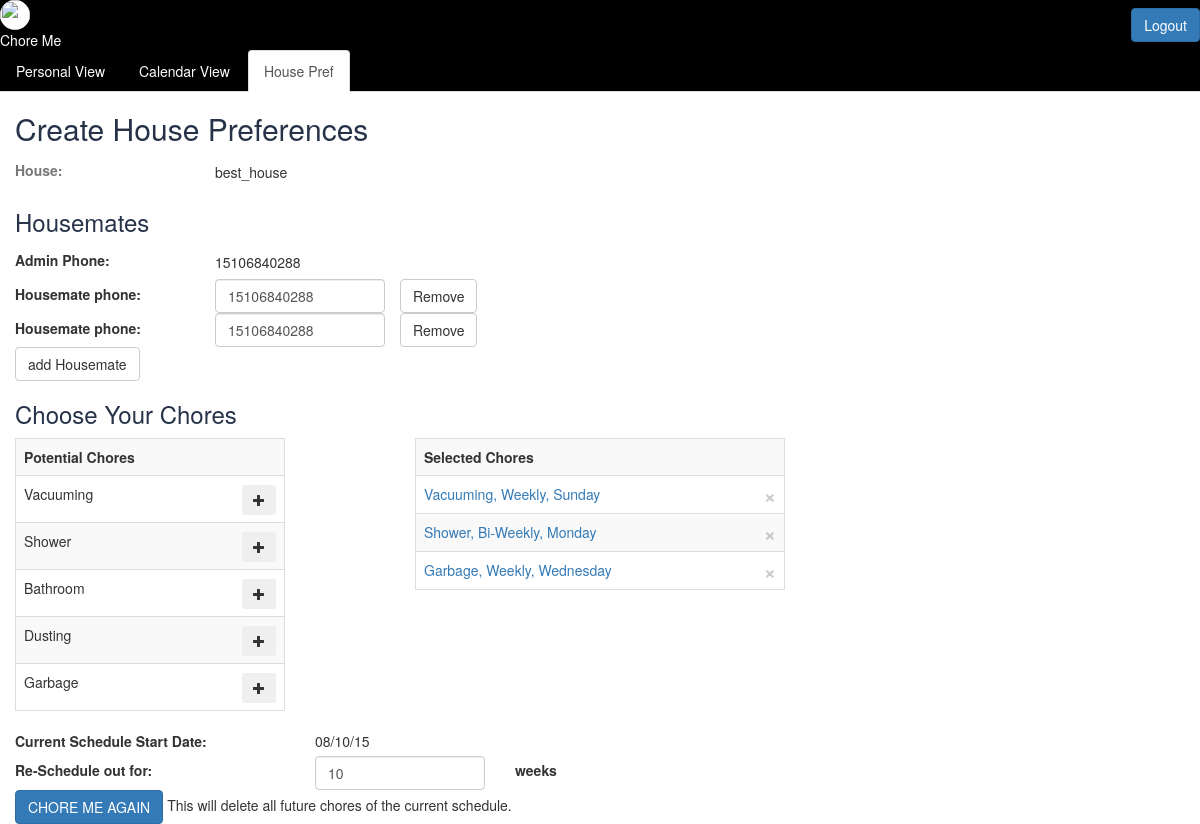
Page /create_house_pref (signed in) on the committed database.
### model.py (models this page shows, shortened)
class House(db.Model):
    __tablename__ = "house"
    id = db.Column(db.Integer, primary_key=True, autoincrement=True)
    name = db.Column(db.String(64), nullable=False, unique=True)
    start_date = db.Column(db.DateTime, nullable=False, default=datetime.now())
    num_weeks = db.Column(db.Integer, nullable=False)

class User(db.Model):
    __tablename__ = "user"
    id = db.Column(db.Integer, primary_key=True, autoincrement=True)
    house_id = db.Column(db.Integer, db.ForeignKey('house.id'), nullable=True)
    username = db.Column(db.String(64), nullable=True, unique=True)
    password = db.Column(db.String(64), nullable=True)
    phone = db.Column(db.String(12), nullable=False)
    is_admin = db.Column(db.Boolean, nullable=False, default=False)
    house = db.relationship("House",
                           backref=db.backref("users", order_by=id))

class Chore(db.Model):
    __tablename__ = "chore"
    id = db.Column(db.Integer, primary_key=True, autoincrement=True)
    name = db.Column(db.String(64), nullable=False)
    icon = db.Column(db.String(500), nullable=True)  #500 limit in case i want to do img urls and they are long

class HouseChore(db.Model):
    __tablename__ = "house_chore"
    id = db.Column(db.Integer, primary_key=True, autoincrement=True)
    house_id = db.Column(db.Integer, db.ForeignKey('house.id'), nullable=True)
    chore_id = db.Column(db.Integer, db.ForeignKey('chore.id'), nullable=False)
    day = db.Column(db.String(9), nullable=False)
    week_freq = db.Column(db.Integer, nullable=False)
    house = db.relationship("House",
                           backref=db.backref("house_chores", order_by=id))
    chore = db.relationship("Chore",
                           backref=db.backref("house_chores", order_by=id))

### server.py (the view)
@app.route("/create_house_pref", methods=['POST','GET'])
def create_house_pref():
    chore_objs = Chore.query.all()
    admin_phone = User.query.get(session['user_id']).phone
    try:
        session["house_id"]
        house_name = House.query.get(session["house_id"]).name
        admin_phone = User.query.filter(User.house_id==session['house_id'], User.is_admin==1).one().phone
        housemates_list = User.query.filter(User.house_id==session['house_id'], User.is_admin==0).all()
        housechores_list = HouseChore.query.filter(HouseChore.house_id==session['house_id']).all()
        house_start_date = House.query.get(session["house_id"]).start_date
        house_num_weeks = House.query.get(session["house_id"]).num_weeks
        return render_template('create_house_pref.html', chore_objs=chore_objs,
                                                         house_name=house_name,
                                                         admin_phone=admin_phone,
                                                         housemates_list=housemates_list,
                                                         housechores_list=housechores_list,
                                                         house_start_date=datetime.datetime.strftime(house_start_date, "%m/%d/%y"),
                                                         house_num_weeks=house_num_weeks
                                                         )
    except KeyError:
        pass
    except TypeError:
        pass
    return render_template('create_house_pref.html', chore_objs=chore_objs,
                                                     admin_phone=admin_phone)

### templates/create_house_pref.html (shortened to what this page needs)
{% extends 'base.html' %}
{% block content %}
	<form method="POST" name="house_pref_form" id="house_pref_form" class="form-signin">
		<h2 class="form-signin-heading text-muted">Create House Preferences</h2>
	    <div class="row">
	    	<div class="house-name">
		    	<label class="col-xs-2 control-label text-muted">House:</label>
		    	{% if house_name %}
			    	<p class="col-xs-6 form-control-static" name="house_name">
			    		{{ house_name }}
			    	</p>
		    	{% else %}
			    	<div class="col-xs-6">
			    		<input type="text" name="house_name" placeholder="Monkey House" value="House of Fun" required class="form-control">
			    	</div>
			    {% endif %}
			    <div class= "col-xs-4">
			    </div>
			</div>
		</div>
	    <h3 class="form-signin-heading text-muted">Housemates</h3>
	    <div class="row">
	    	<div class="admin-phone">
		    	<label class="col-xs-2 control-label">Admin Phone:</label>
		    	<p name="admin_phone" class="col-xs-6 form-control-static">{{ admin_phone }}</p>
		    </div>
		</div>
	    	<div id="phone-inputs">
	    		{% if house_name %}
	    			{% for housemate in housemates_list %}
	    				<div class="row housemate-phone">
		    				<label class="col-xs-2 control-label">Housemate phone:</label>
		    				<div class="col-xs-2">
		    					<input name="housemate_phone{{ loop.index }}" id="housemate_phone{{ loop.index }}" type="text" value="{{ housemate.phone }}" required class="form-control">
		    				</div>
		    				<button class="btn btn-default" name="remove_phone_button">Remove</button>
	    				</div>
	    			{% endfor %}
	    		{% endif %}
	    	</div>
	    	<button class="btn btn-default" id="add-phone-button" name="add-phone-button">add Housemate</button>
	    <h3 class="form-signin-heading text-muted">Choose Your Chores</h3>
	    	<div class="row">
	    		<div class="col-xs-3">
					<table class="table table-striped table-bordered">
						<tr>
							<th>Potential Chores</th>
						</tr>
					    {% for chore in chore_objs %}
						    <tr id="chore-potentials">
						    	<td>
						    		<div class="chore-potentials-row">
							    		<span>{{ chore.name }}</span>
							    		<button type="button" name= "add_chore_button" class="btn btn-sm add-chore-button glyphicon glyphicon-plus">
							    		</button>
							    	</div>
						    	</td>
						    </tr>
					    {% endfor %}
					</table>
				</div>
				<div class="col-xs-1"></div>
				<div class="col-xs-4">
					<table class="table table-striped table-bordered" id="chore-selected">
						{% set lookup = {
										1: "Weekly",
										2: "Bi-Weekly",
										3: "Every 3 Weeks",
										4: "Every 4 Weeks"
										}
						%}
						<tr>
							<th>Selected Chores</th>
						</tr>
						{% if house_name %}
							{% for house_chore in housechores_list %}
							<tr>
								<td>
									<a href= "#", data-target= '#myModal', data-toggle= 'modal', id= '{{ house_chore.chore.name }}', class= "housechore">
												{{ house_chore.chore.name }}, {{ lookup[house_chore.week_freq] }}, {{ house_chore.day }}
									</a>
									<button type="button" name= "remove_chore_button" class="close" aria-label="Close"><span aria-hidden="true">&times;</span></button>
								</td>
							</tr>
							{% endfor %}
						{% endif %}
					</table>
					</div>
			</div>
			{% if house_name %}
				<div class="row">
					<label class="col-xs-3 control-label">Current Schedule Start Date: </label>
					<div class="col-xs-2">
						<span class="form-control-static">{{ house_start_date }}</span>
					</div>
				</div>
				<div class="row">
					<div class="schedule-length">
						<div class="col-xs-3">
							<label class="control-label">Re-Schedule out for:</label>
						</div>
						<div class="col-xs-2">
							<input type="number" min="1" max="52" name="num_weeks" value="{{ house_num_weeks }}"required class="form-control">
						</div>
						<div class="col-xs-3">
							<label class="control-label">weeks</label>
						</div>
					</div>
				</div>
				<input type="submit" class="btn btn-primary" name="recreate_chores" onclick="document.pressed=this.value" value="CHORE ME AGAIN">
				This will delete all future chores of the current schedule.
				<br>
			{% endif %}
	</form>
{% endblock %}

### templates/base.html (shortened to what this page needs)
<!doctype html>
<html>
<head>
  <link href="https://maxcdn.bootstrapcdn.com/bootstrap/3.3.4/css/bootstrap.min.css" rel="stylesheet">
  <link rel="stylesheet" type="text/css" href="/static/css/styles.css">
</head>
<body>
  <div class="mypage-header">
    <div class="header-contents">
    <div>
      <img id="logo" class="img-circle" src="http://cdn.flaticon.com/png/256/40629.png">
      <div>Chore Me</div>
    </div>
      {% if session['user_id'] %}
      <input id="logout-button" class="btn btn-primary pull-right" type="button" onclick="location.href='/logout';" value="Logout">
      {% endif %}
    </div>
      {% if session['user_id'] %}
        <ul class="nav nav-tabs">
          <li role="presentation" id="personal_tab">
            <a class="nav-tab-item" href="/personal_view">Personal View
            </a>
          </li>
          <li role="presentation" id="calendar_tab">
            <a class="nav-tab-item" href="/calendar_view">Calendar View
            </a>
          </li>
          <li role="presentation" id="house_pref_tab">
            <a class="nav-tab-item" href='/create_house_pref'>House Pref
            </a>
          </li>
        </ul>
      {% endif %}
  </div>
  <div class="container-fluid">
  {% block content %} put your content here {% endblock %}
</div>
</body>
</html>

### static/css/styles.css (style rules this page uses)
#logo { background-color: white; height: 30px; width: 30px; }
.housemate-phone { display: flex; align-items: center; }
.mypage-header { margin: 0; background-color: black; color: white; }
.nav-tab-item { color: white; cursor: pointer; }
.header-contents { display: flex; align-items: center; justify-content: space-between; }
.chore-potentials-row { display: flex; justify-content: space-between; }
.schedule-length { display: flex; align-items: center; }
.admin-phone { display: flex; align-items: center; }
.house-name { display: flex; align-items: center; }
#house_pref_form h2 { color: #263248; }
#house_pref_form h3 { color: #263248; }

### rows in the picture
House: name "best_house"
User: phone "15106840288"
User: phone "15106840288"
User: phone "15106840288"
Chore: name "Vacuuming"
Chore: name "Shower"
Chore: name "Bathroom"
Chore: name "Dusting"
Chore: name "Garbage"
HouseChore: chore.name "Vacuuming", week_freq "Weekly", day "Sunday"
HouseChore: chore.name "Shower", week_freq "Bi-Weekly", day "Monday"
HouseChore: chore.name "Garbage", week_freq "Weekly", day "Wednesday"

### other values in the picture
{{ house_start_date }} "08/10/15"
